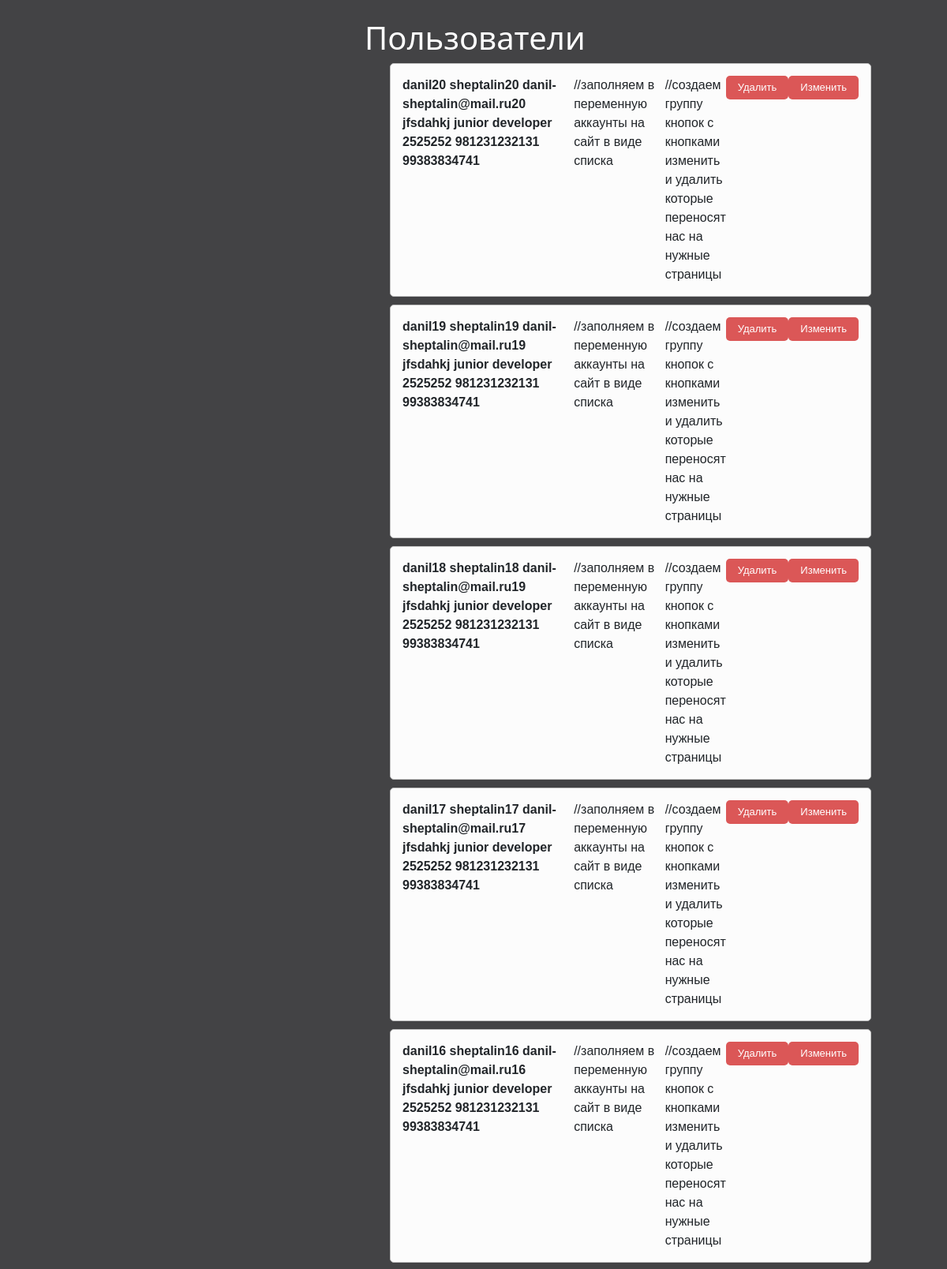
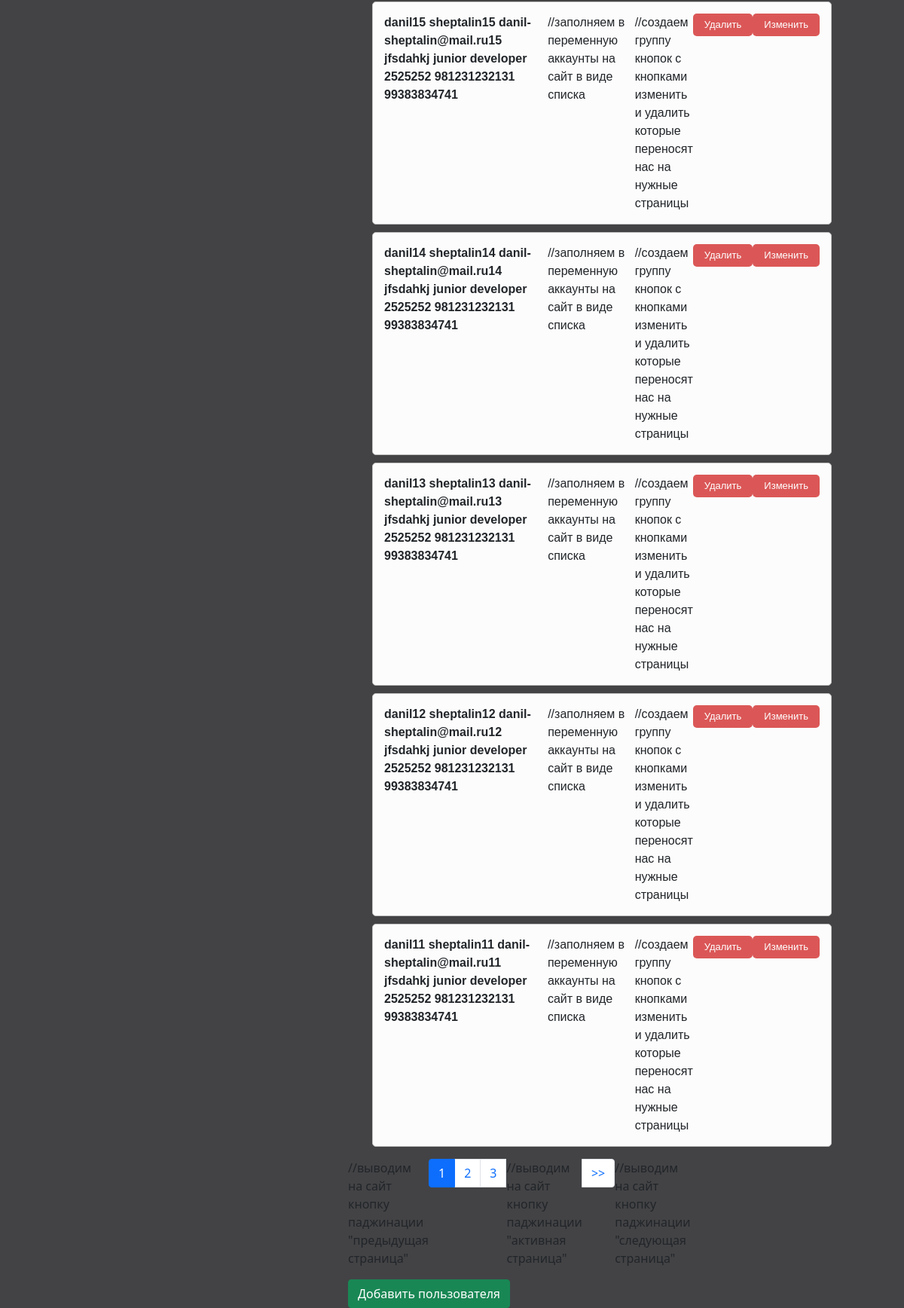
The page / on the database its author committed (2 pictures, top to bottom).
### tables this page shows
CREATE TABLE IF NOT EXISTS `accounts` (
  `ID` int(10) unsigned NOT NULL AUTO_INCREMENT,
  `First_name` varchar(20) DEFAULT NULL,
  `Last_name` varchar(20) DEFAULT NULL,
  `Email` varchar(40) DEFAULT NULL,
  `Company_name` varchar(40) DEFAULT NULL,
  `Position` varchar(40) DEFAULT NULL,
  `Mobile_Phone` varchar(20) DEFAULT NULL,
  `Home_Phone` varchar(20) DEFAULT NULL,
  `Additional_Phone` varchar(20) DEFAULT NULL,
  `del` int(10) unsigned NOT NULL DEFAULT '0',
  PRIMARY KEY (`ID`)
);

### index.php (called while the page is built)
<?php
include ("include/inc.page.php");
$p = new page;

### include/inc.page.php (the view, shortened to what this page needs)
<?php
class page{
    private $pdo;
    private $content;
    function __construct()
    {
        $this->router();
    }
    function router(){
        if (isset($_GET["reg"])){
            $this->reg();
        }
        elseif (isset($_GET["add"])){
            $this->add();
        }
        elseif (isset($_GET["edit"])){
            $this->edit();
        }
        elseif (isset($_GET["saveinfo"])){
            $this->saveinfo();
        }
        elseif (isset($_GET["del"])){
            $this->del();
        }
        else{
            $this->showlist();
        }
    }
    function showlist(){
        $cnt = 10;
        $p=1;
        $query = $this->pdo->query('SELECT count(`id`) as `cnt` FROM `accounts` where `del` =0');
        $row = $query->fetch();
        $ttlcnt = $row["cnt"];
        $ttlpages = intval($ttlcnt/10);
        if (intval($ttlcnt)%10){
            $ttlpages++;
        }
        $fst = ($p-1)*$cnt;
        $pgntion ="";
        for ($i=1;$i<=$ttlpages;$i++){
            $sact="";
            if ($i==$p){
                $sact = "active";
            }
            $pgntion.= "  <li class=\"page-item $sact\"><a class=\"page-link\" href=\"/?page=".$i."\">".$i."</a></li>\n";
        }
        $pprev ="";
        $pnxt ="";
        if ($p<$ttlpages){
            $pnxt =" <li class=\"page-item\"><a class=\"page-link\" href=\"?page=".intval($p+1)."\"> >> </a></li>";
        }
        $pagination ="
        <nav aria-label=\"Page navigation example\">
  <ul class=\"pagination\">
   $pprev    //выводим на сайт кнопку паджинации \"предыдущая страница\"
    $pgntion   //выводим на сайт кнопку паджинации \"активная страница\"
   $pnxt    //выводим на сайт кнопку паджинации \"следующая страница\"
  </ul>
</nav>
        ";
        $this->content =  '<ul>';
        $query = $this->pdo->query('SELECT * FROM `accounts` where `del` =0 ORDER BY `id` DESC limit '.$fst.','.$cnt);
        while($row = $query->fetch())
        {
            $this->content.= '<li class="spisok"><b>'.$row["First_name"]. ' '.$row["Last_name"].' '.$row["Email"].' '.$row["Company_name"].' '.$row["Position"].' '.$row["Mobile_Phone"].' '.$row["Home_Phone"].' '.$row["Additional_Phone"].'</b>//заполняем в переменную аккаунты на сайт в виде списка
<div class="btn-group">//создаем группу кнопок с кнопками изменить и удалить которые переносят нас на нужные страницы
<a href="/?del='.$row["ID"].'" onclick="return confirm(\'Вы действительно хотите удалить пользователя?\')"><button>Удалить</button></a>
<a href="/?edit='.$row["ID"].'"><button>Изменить</button></a>
</div>
';
        }
        $this->content.= '</ul>';
        $this->content.= $pagination .'<a class="btn btn-success" href = "/?reg">Добавить пользователя</a>';
    }
    function out(){
        $tmpl = file_get_contents("html/page.html");
        $tmpl = str_replace("{[content]}",$this->content,$tmpl);
        echo $tmpl;
    }
    function dbcon(){
        $type="mysql";
        $host="localhost";
        $base="database";
        $user="root";
        $pasw="";
        $dsn = $type.":host=".$host.";dbname=".$base;
        $opt = array(
            PDO::ATTR_ERRMODE            => PDO::ERRMODE_EXCEPTION,
            PDO::ATTR_DEFAULT_FETCH_MODE => PDO::FETCH_ASSOC
        );
        $this->pdo = new PDO($dsn, $user, $pasw, $opt);
    }
}

### css/style.css (style rules this page uses)
body { background-color: #434345 !important; }
.container { margin-top: 50px; width: 25%!important; }
h1 { color: #ffffff; }
.spisok { display: flex; font-family: sans-serif; width: 250%; list-style: none; padding: 15px; margin-bottom: 10px; background: #fcfcfc; border: 1px solid silver; border-radius: 5px; }
ul li button { border: 0; padding: 5px 15px; color: white; font-size: 13px; background: #db5757; border-radius: 5px; }

### rows shown on the page
accounts: First_name "danil20", Last_name "sheptalin20", Email "danil-sheptalin@mail.ru20", Company_name "jfsdahkj", Position "junior developer", Mobile_Phone "2525252", Home_Phone "981231232131", Additional_Phone "99383834741"
accounts: First_name "danil19", Last_name "sheptalin19", Email "danil-sheptalin@mail.ru19", Company_name "jfsdahkj", Position "junior developer", Mobile_Phone "2525252", Home_Phone "981231232131", Additional_Phone "99383834741"
accounts: First_name "danil18", Last_name "sheptalin18", Email "danil-sheptalin@mail.ru19", Company_name "jfsdahkj", Position "junior developer", Mobile_Phone "2525252", Home_Phone "981231232131", Additional_Phone "99383834741"
accounts: First_name "danil17", Last_name "sheptalin17", Email "danil-sheptalin@mail.ru17", Company_name "jfsdahkj", Position "junior developer", Mobile_Phone "2525252", Home_Phone "981231232131", Additional_Phone "99383834741"
accounts: First_name "danil16", Last_name "sheptalin16", Email "danil-sheptalin@mail.ru16", Company_name "jfsdahkj", Position "junior developer", Mobile_Phone "2525252", Home_Phone "981231232131", Additional_Phone "99383834741"
accounts: First_name "danil15", Last_name "sheptalin15", Email "danil-sheptalin@mail.ru15", Company_name "jfsdahkj", Position "junior developer", Mobile_Phone "2525252", Home_Phone "981231232131", Additional_Phone "99383834741"
accounts: First_name "danil14", Last_name "sheptalin14", Email "danil-sheptalin@mail.ru14", Company_name "jfsdahkj", Position "junior developer", Mobile_Phone "2525252", Home_Phone "981231232131", Additional_Phone "99383834741"
accounts: First_name "danil13", Last_name "sheptalin13", Email "danil-sheptalin@mail.ru13", Company_name "jfsdahkj", Position "junior developer", Mobile_Phone "2525252", Home_Phone "981231232131", Additional_Phone "99383834741"
accounts: First_name "danil12", Last_name "sheptalin12", Email "danil-sheptalin@mail.ru12", Company_name "jfsdahkj", Position "junior developer", Mobile_Phone "2525252", Home_Phone "981231232131", Additional_Phone "99383834741"
accounts: First_name "danil11", Last_name "sheptalin11", Email "danil-sheptalin@mail.ru11", Company_name "jfsdahkj", Position "junior developer", Mobile_Phone "2525252", Home_Phone "981231232131", Additional_Phone "99383834741"

### other values the page prints
$tmpl "Пользователи"
